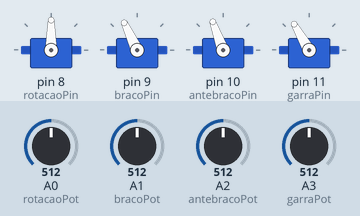
The sketch below on a simulated Arduino Uno, built with avr-gcc and run on an emulated ATmega328P. Parts: 4 × servo. The inputs (shaded band) are chosen by the test bench; at power-on: A2 (antebracoPot) = 512, A0 (rotacaoPot) = 512, A1 (bracoPot) = 512, A3 (garraPot) = 512.

Above: at 1.2 s.
1.3 s: A2 (antebracoPot) set to 554
At 2.5 s:
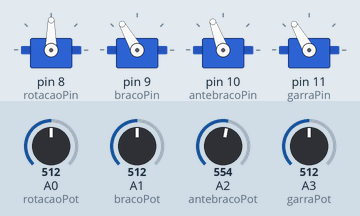
2.8 s: A0 (rotacaoPot) set to 716
At 3.8 s:
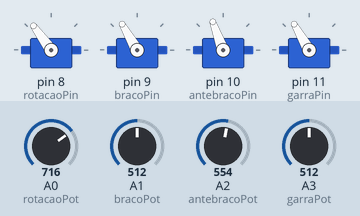
4.3 s: A1 (bracoPot) set to 716
At 4.9 s:
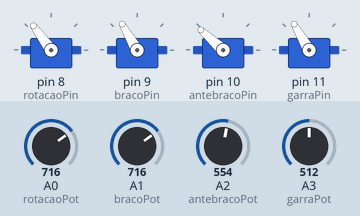
5.8 s: A3 (garraPot) set to 716
At 6.1 s:
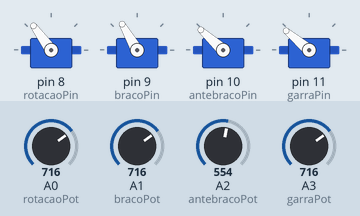
7.3 s: A2 (antebracoPot) set to 534
At 8.4 s:
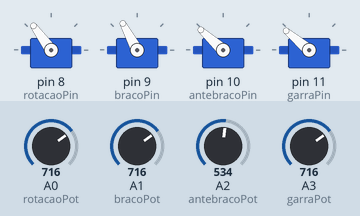
8.8 s: A0 (rotacaoPot) set to 534
At 9.6 s:
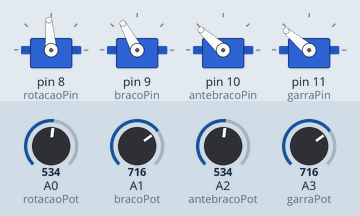
Timing chart, 0 to 11.3 s (numbered marks = the images above; inputs shaded):
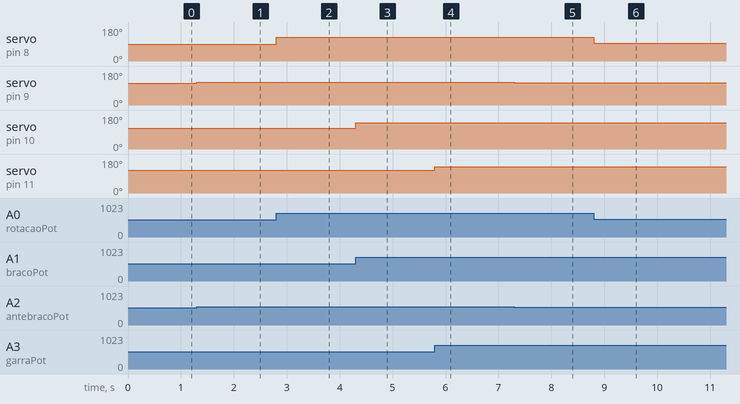

The sketch:

OGarra-Potenciometro.ino
```cpp
#include <Servo.h>

#define rotacaoPin 8
#define rotacaoPot A0
#define ROTMIN 544
#define ROTMAX 2400

#define bracoPin 9
#define bracoPot A1
#define BRAMIN 1060
#define BRAMAX 2400

#define antebracoPin 10
#define antebracoPot A2
#define ANTMIN 957
#define ANTMAX 2400

#define garraPin 11
#define garraPot A3
#define GARMIN 1266
#define GARMAX 2297

Servo rotacao, braco, antebraco, garra;

int rotacaoVal, bracoVal, antebracoVal, garraVal;

void setup()
{
  rotacao.attach(rotacaoPin);
  braco.attach(bracoPin);
  antebraco.attach(antebracoPin);
  garra.attach(garraPin);
}

void loop()
{
  //conversões de sinal analógico dos potenciômetros para os microsegundos correspondentes no servo
  rotacaoVal = map(analogRead(rotacaoPot), 0, 1023, ROTMIN, ROTMAX);
  bracoVal = map(analogRead(antebracoPot), 0, 1023, BRAMIN, BRAMAX);
  antebracoVal = map(analogRead(bracoPot), 0, 1023, ANTMIN, ANTMAX);
  garraVal = map(analogRead(garraPot), 0, 1023, GARMIN, GARMAX);

  rotacao.writeMicroseconds(rotacaoVal);
  braco.writeMicroseconds(bracoVal);
  antebraco.writeMicroseconds(antebracoVal);
  garra.writeMicroseconds(garraVal);
}
```

Measured:
- after the input at 1.3 s, servo on pin 9 (bracoPin): 115° → 120° at once
- after the input at 2.8 s, servo on pin 8 (rotacaoPin): 90° → 126° at once
- after the input at 4.3 s, servo on pin 10 (antebracoPin): 110° → 138° at once
- after the input at 5.8 s, servo on pin 11 (garraPin): 120° → 140° at once
- after the input at 7.3 s, servo on pin 9 (bracoPin): 120° → 118° at once
- after the input at 8.8 s, servo on pin 8 (rotacaoPin): 126° → 94° at once
